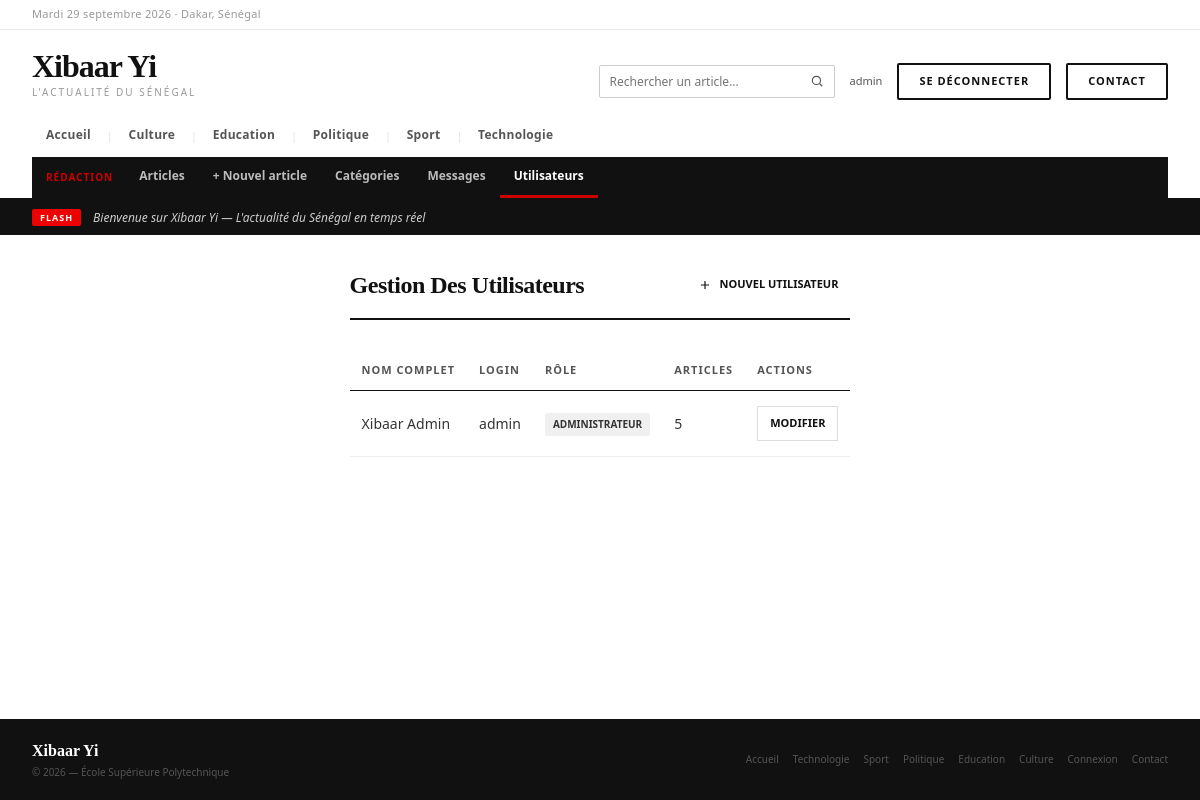
/admin/utilisateurs/liste.php (signed in), run on the app's committed database.
### tables this page shows
CREATE TABLE IF NOT EXISTS categories (
    id  INT AUTO_INCREMENT PRIMARY KEY,
    nom VARCHAR(100) NOT NULL UNIQUE
);

CREATE TABLE IF NOT EXISTS utilisateurs (
    id           INT AUTO_INCREMENT PRIMARY KEY,
    nom          VARCHAR(100) NOT NULL,
    prenom       VARCHAR(100) NOT NULL,
    email        VARCHAR(150),
    telephone    VARCHAR(30),
    login        VARCHAR(50)  NOT NULL UNIQUE,
    mot_de_passe VARCHAR(255) NOT NULL,
    role         ENUM('editeur', 'administrateur') NOT NULL DEFAULT 'editeur'
);

### includes/config.php (called while the page is built, shortened)
<?php
function url($chemin = '')
{
    return BASE_URL . '/' . ltrim($chemin, '/');
}

### public/admin/utilisateurs/liste.php (the view, shortened to what this page needs)
<?php
require_once __DIR__ . '/../../../includes/auth.php';
$stmt = $pdo->query("
    SELECT u.*, COUNT(a.id) AS nb_articles
    FROM utilisateurs u
    LEFT JOIN articles a ON a.id_auteur = u.id
    GROUP BY u.id
    ORDER BY u.nom ASC
");
$utilisateurs = $stmt->fetchAll(PDO::FETCH_ASSOC);
include __DIR__ . '/../../../includes/entete.php';
?>
<div style="max-width:1100px; margin:32px auto; padding:0 24px;">
    <div class="page-header">
    <h1 class="page-title">Gestion des utilisateurs</h1>
    <a href="<?= url('admin/utilisateurs/ajouter.php') ?>" class="btn btn-primary">
        <svg width="14" height="14" viewBox="0 0 24 24" fill="none" stroke="currentColor" stroke-width="2">
            <path d="M12 5v14M5 12h14"/>
        </svg>
        Nouvel utilisateur
    </a>
    </div>
    <table class="table">
        <thead>
            <tr>
                <th>Nom complet</th>
                <th>Login</th>
                <th>Rôle</th>
                <th>Articles</th>
                <th>Actions</th>
            </tr>
        </thead>
        <tbody>
            <?php foreach ($utilisateurs as $u): ?>
            <tr>
                <td><?= htmlspecialchars($u['prenom'] . ' ' . $u['nom']) ?></td>
                <td><?= htmlspecialchars($u['login']) ?></td>
                <td>
                    <span class="badge"><?= htmlspecialchars($u['role']) ?></span>
                </td>
                <td><?= (int) $u['nb_articles'] ?></td>
                <td style="display:flex; gap:8px;">
                    <a href="<?= url('admin/utilisateurs/modifier.php') ?>?id=<?= $u['id'] ?>" class="btn btn-secondary">
                        Modifier
                    </a>
                </td>
            </tr>
            <?php endforeach; ?>
        </tbody>
    </table>
</div>
<?php include __DIR__ . '/../../../includes/pied.php'; ?>

### includes/entete.php (shortened to what this page needs)
<?php
require_once __DIR__ . '/config.php';
?>
<!DOCTYPE html>
<html lang="fr">
<head>
    <link rel="stylesheet" href="<?= url('assets/css/style.css') ?>">
</head>
<body>
<div class="site">
    <div class="topbar">
        <div class="topbar-date">
            <?php
            $jours_fr = ['Monday'=>'Lundi','Tuesday'=>'Mardi','Wednesday'=>'Mercredi','Thursday'=>'Jeudi','Friday'=>'Vendredi','Saturday'=>'Samedi','Sunday'=>'Dimanche'];
            $mois_fr = ['January'=>'janvier','February'=>'février','March'=>'mars','April'=>'avril','May'=>'mai','June'=>'juin','July'=>'juillet','August'=>'août','September'=>'septembre','October'=>'octobre','November'=>'novembre','December'=>'décembre'];
            $nom_jour = $jours_fr[date('l')] ?? date('l');
            $nom_mois = $mois_fr[date('F')]  ?? date('F');
            echo $nom_jour . ' ' . date('j') . ' ' . $nom_mois . ' ' . date('Y') . ' · Dakar, Sénégal';
            ?>
        </div>
    </div>
    <div class="header">
        <div class="header-main">
            <a href="<?= url('index.php') ?>" style="text-decoration:none;">
                <div class="logo-wordmark">Xibaar Yi</div>
                <div class="logo-tagline">L'actualité du Sénégal</div>
            </a>
            <div class="header-actions">
                <form method="GET" action="<?= url('index.php') ?>" class="recherche" role="search">
                    <input type="search" name="q" placeholder="Rechercher un article..." aria-label="Rechercher un article"
                           value="<?= htmlspecialchars($_GET['q'] ?? '', ENT_QUOTES, 'UTF-8') ?>">
                    <button type="submit" aria-label="Lancer la recherche">
                        <svg width="14" height="14" viewBox="0 0 24 24" fill="none" stroke="currentColor" stroke-width="2"><circle cx="11" cy="11" r="7"/><path d="M21 21l-4.3-4.3"/></svg>
                    </button>
                </form>
                <?php if (isset($_SESSION['user_role'])) : ?>
                    <span style="font-size:11px; color:#555;">
                        <?php echo htmlspecialchars($_SESSION['user_login'], ENT_QUOTES, 'UTF-8'); ?>
                    </span>
                    <a href="<?= url('deconnexion.php') ?>" class="btn-cnx">Se déconnecter</a>
                <?php else : ?>
                    <a href="<?= url('connexion.php') ?>" class="btn-cnx">Se connecter</a>
                <?php endif; ?>
                <a href="<?= url('contact.php') ?>" class="btn-cnx">Contact</a>
            </div>
        </div>
        <nav class="nav-cats">
            <?php $active_all = (basename($_SERVER['SCRIPT_NAME'] ?? '') === 'index.php' && empty($_GET['categorie'])) ? 'active' : ''; ?>
            <a href="<?= url('index.php') ?>" class="<?php echo $active_all; ?>">Accueil</a>
            <?php
            if (isset($pdo)) {
                $stmt_nav = $pdo->query("SELECT id, nom FROM categories ORDER BY nom ASC");
                while ($cat = $stmt_nav->fetch(PDO::FETCH_ASSOC)) {
                    $nom = $cat['nom'];
                    $is_active = (isset($_GET['categorie']) && $_GET['categorie'] === $nom) ? 'active' : '';
                    echo '<span class="sep">|</span>';
                    echo '<a href="' . url('index.php') . '?categorie=' . urlencode($nom) . '" class="' . $is_active . '">';
                    echo htmlspecialchars($nom);
                    echo '</a>';
                }
            }
            ?>
        </nav>
        <?php if (in_array($_SESSION['user_role'] ?? '', ['editeur', 'administrateur'], true)) : ?>
            <?php
            $page_admin = $_SERVER['SCRIPT_NAME'] ?? '';
            $liens_admin = [
                'admin/articles/liste.php'     => 'Articles',
                'admin/articles/ajouter.php'   => '+ Nouvel article',
                'admin/categories/liste.php'   => 'Catégories',
                'admin/messages/liste.php'     => 'Messages',
            ];
            if ($_SESSION['user_role'] === 'administrateur') {
                $liens_admin['admin/utilisateurs/liste.php'] = 'Utilisateurs';
            }
            $lien_actif = null;
            foreach ($liens_admin as $chemin => $libelle) {
                if (substr($page_admin, -strlen($chemin)) === $chemin) {
                    $lien_actif = $chemin;
                }
            }
            ?>
            <nav class="nav-admin">
                <span class="nav-admin-titre">Rédaction</span>
                <?php foreach ($liens_admin as $chemin => $libelle) : ?>
                    <a href="<?= url($chemin) ?>" class="<?= $chemin === $lien_actif ? 'active' : '' ?>">
                        <?= $libelle ?>
                    </a>
                <?php endforeach; ?>
            </nav>
        <?php endif; ?>
    </div>
    <div class="ticker">
        <div class="ticker-label">FLASH</div>
        <div class="ticker-text">Bienvenue sur Xibaar Yi — L'actualité du Sénégal en temps réel</div>
    </div>

### public/assets/css/style.css (style rules this page uses)
* { margin: 0; padding: 0; box-sizing: border-box; }
body { font-family: 'Segoe UI', system-ui, sans-serif; background: #fff; color: #111; font-size: 16px; line-height: 1.5; }
a { color: inherit; text-decoration: none; }
.site { background: #fff; overflow: hidden; }
.topbar { background: #fff; border-bottom: 1px solid #e8e8e8; padding: 6px 32px; display: flex; align-items: center; justify-content: space-between; }
.topbar-date { font-size: 11px; color: #999; letter-spacing: 0.3px; }
.header { background: #fff; padding: 20px 32px 0; border-bottom: 3px solid #111; }
.header-main { display: flex; align-items: flex-end; justify-content: space-between; padding-bottom: 14px; }
.logo-wordmark { font-family: Georgia, serif; font-size: 32px; font-weight: 700; color: #111; letter-spacing: -1px; line-height: 1; }
.logo-tagline { font-size: 10px; color: #999; letter-spacing: 2px; text-transform: uppercase; margin-top: 3px; }
.header-actions { display: flex; align-items: center; gap: 15px; }
.nav-cats { display: flex; align-items: center; overflow-x: auto; padding-top: 2px; gap: 0; }
.nav-cats a { font-size: 12px; font-weight: 600; color: #555; padding: 10px 14px; text-decoration: none; border-bottom: 3px solid transparent; white-space: nowrap; letter-spacing: 0.3px; transition: color 0.15s; }
.nav-cats .sep { color: #ddd; padding: 0 2px; font-size: 10px; }
.ticker { background: #111; padding: 8px 32px; display: flex; align-items: center; gap: 12px; }
.ticker-label { background: #e00; color: #fff; font-size: 9px; font-weight: 700; padding: 2px 8px; border-radius: 2px; letter-spacing: 1px; flex-shrink: 0; }
.ticker-text { font-size: 12px; color: #ccc; font-style: italic; }
.btn-cnx { background: #fff; color: #111; font-size: 11px; font-weight: 600; padding: 8px 18px; border-radius: 2px; border: 1px solid #ccc; letter-spacing: 0.5px; cursor: pointer; transition: border-color 0.15s; }
body { min-height: 100vh; display: flex; flex-direction: column; }
.site { flex: 1; display: flex; flex-direction: column; }
.btn-cnx { display: inline-block; padding: 8px 20px; font-size: 11px; font-weight: 700; text-transform: uppercase; letter-spacing: 1px; border: 2px solid #111; background-color: #fff; color: #111; text-decoration: none; cursor: pointer; transition: all 0.3s ease; }
.page-header { display: flex; justify-content: space-between; align-items: center; gap:20px; border-bottom: 2px solid #111; padding-bottom: 15px; margin-bottom: 30px; }
.page-title { font-family: Georgia, serif; font-size: 24px; font-weight: 700; color: #111; letter-spacing: -0.5px; text-transform: capitalize; }
.table { width: 100%; border-collapse: collapse; margin-bottom: 50px; }
.table th { text-align: left; padding: 12px; font-size: 11px; text-transform: uppercase; letter-spacing: 1px; border-bottom: 1px solid #111; color: #555; }
.table td { padding: 15px 12px; border-bottom: 1px solid #eee; font-size: 14px; color: #333; }
.badge { display: inline-block; padding: 4px 8px; background: #f0f0f0; font-size: 10px; font-weight: 700; text-transform: uppercase; border-radius: 2px; }
.btn { display: inline-flex; align-items: center; gap: 6px; padding: 8px 12px; font-size: 11px; font-weight: 700; text-transform: uppercase; text-decoration: none; transition: 0.2s; }
.btn-primary { display: inline-flex; align-items: center; gap: 8px; background: #fff; color:#111; }
.btn-secondary { background-color: #fff; border: 1px solid #ddd; color: #111; }
.nav-admin { display: flex; align-items: center; overflow-x: auto; background: #111; padding: 0 8px; }
.nav-admin-titre { font-size: 10px; font-weight: 700; color: #cc0000; text-transform: uppercase; letter-spacing: 1px; padding: 0 12px 0 6px; white-space: nowrap; }
.nav-admin a { font-size: 12px; font-weight: 600; color: #bbb; padding: 10px 14px; text-decoration: none; white-space: nowrap; border-bottom: 3px solid transparent; }
.nav-admin a.active { color: #fff; border-bottom-color: #cc0000; }
.recherche { display: flex; align-items: stretch; border: 1px solid #ccc; border-radius: 2px; background: #fff; }
.recherche input { border: none; outline: none; padding: 7px 10px; font-size: 12px; font-family: inherit; width: 200px; background: transparent; }
.recherche button { border: none; background: none; padding: 0 10px; cursor: pointer; color: #555; display: flex; align-items: center; }

### data on the page
categories: nom "Culture"
categories: nom "Education"
categories: nom "Politique"
categories: nom "Sport"
categories: nom "Technologie"
utilisateurs: prenom+nom "Xibaar Admin", login "admin", role "ADMINISTRATEUR", nb_articles "5"

### other printed values
$_SESSION['user_login'] "admin"
$libelle "Articles"
$libelle "+ Nouvel article"
$libelle "Catégories"
$libelle "Messages"
$libelle "Utilisateurs"
